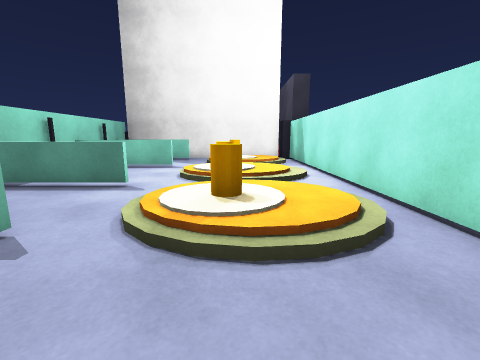
View 1 (above)

13 first-person views from a walk through a Unity game level. The camera is 1.2 m above the floor, tilts 10° down and sees 90° across. The floor is counted in squares, 1 m on a side. Each view is taken from the middle of a square. On the plan, view 1 faces up. The plan holds only what a view shows up to about 12 squares ahead; the rest is blank. The place goes on beyond the plan. The player character is not drawn. Some animated figures are left out. Surface patterns are stand-ins for the level's own textures.

View 2
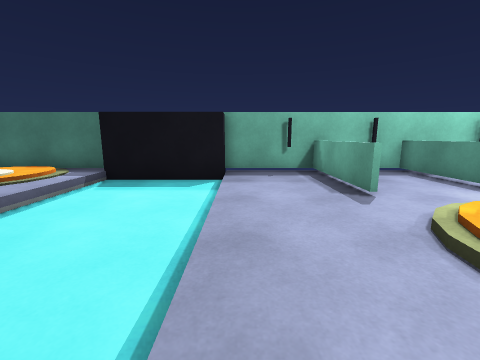

View 3
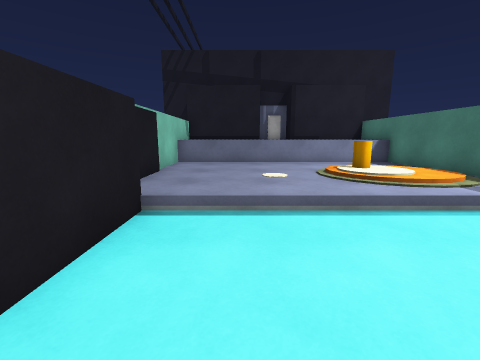

View 4
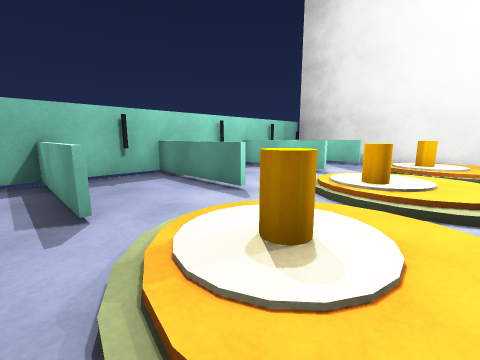

View 5
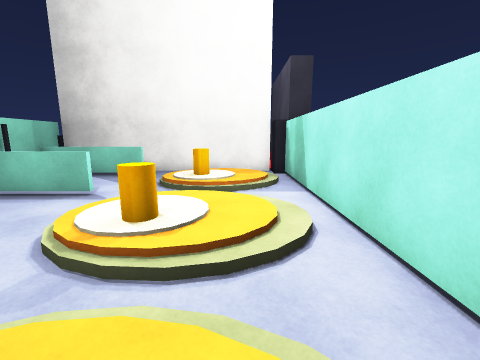

View 6
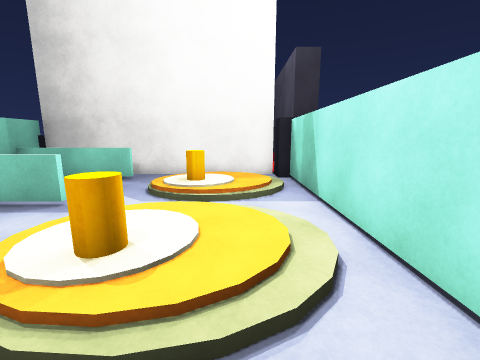

View 7
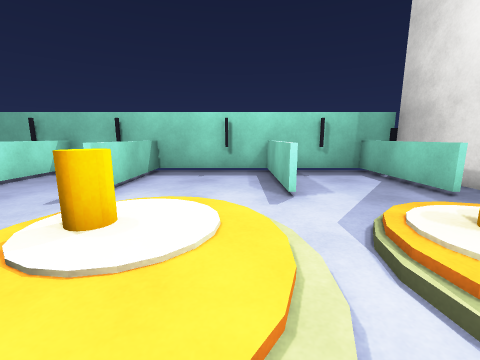

View 8
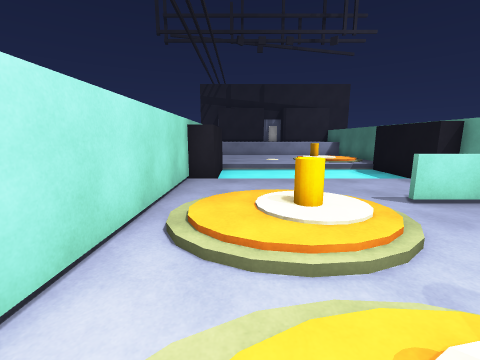

View 9
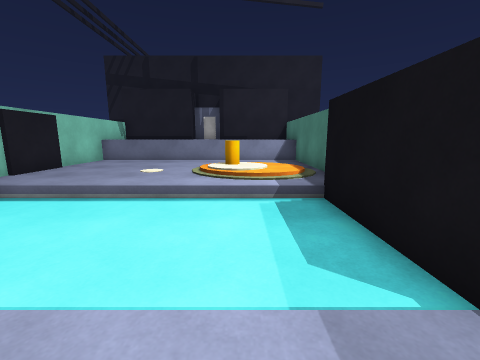

View 10
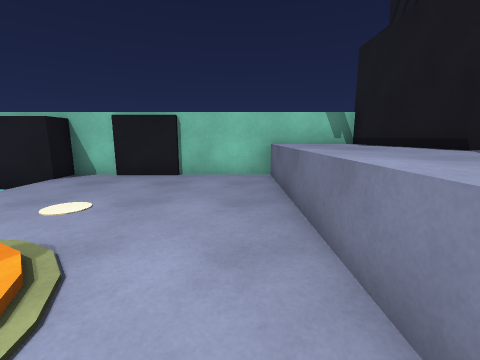

View 11
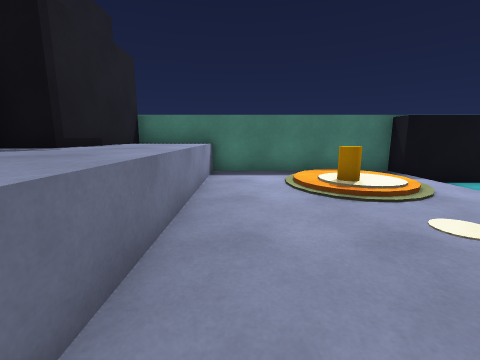

View 12
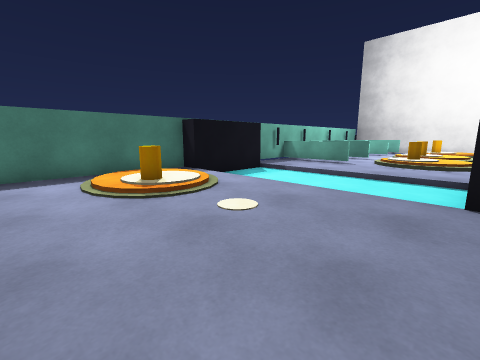

View 13
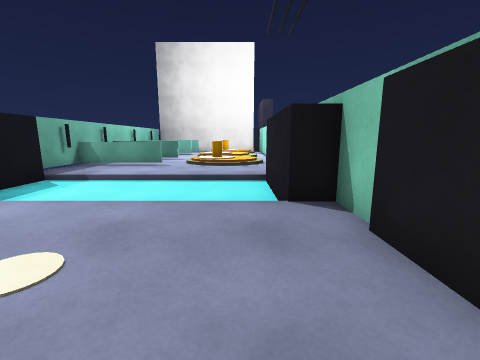

### Floor plan
Key: @ floor where view 1 was taken; # wall or solid block; . main floor; : floor 0.25 m higher than the main floor; - floor 0.25 m lower than the main floor; / step, stairs or slope; = window, fence, low wall or low ledge; ^ raised ledge; O other object.
Columns run from 7 left of view 1 to 4 right of it. Each row starts with its distance up from view 1.
 15 #####  ####
 14 #.....   .#
 13 #===#./::/#
 12 #.....:=:/#
 11 #...../O:/#
 10 #===#.....#
  9 #...../::/#
  8 #..../:O:/#
  7 #..../OO:/#
  6 #===#../..#
  5 #...../::/#
  4 #..../:O:/#
  3 #===#./::/#
  2 #......//.#
  1 #.........#
  0 #......@..#
 -1 ##-------##
 -2  #-------#
 -3  #-------#
 -4 ##-------##
 -5 #.//......#
 -6 #/::/.....#O
 -7 #::O:.O...OO
 -8 #/:O/.....#O
 -9 #.........#
-10 #.........#
-11 #^^^^^^^^^#
-12 # ^^^^^^^^^
-13 # ^^^^^^^^^

Where each view was taken, in squares from view 1:
view 1: 0 up, 0 right, facing up
view 2: 0 up, 2 right, facing left
view 3: 0 up, 0 right, facing down
view 4: 2 up, 1 right, facing up-left
view 5: 4 up, 1 right, facing up
view 6: 5 up, 1 right, facing up
view 7: 9 up, 2 right, facing left
view 8: 8 up, 1 right, facing down
view 9: 1 up, 4 left, facing down
view 10: 10 down, 5 left, facing right
view 11: 10 down, 2 right, facing left
view 12: 10 down, 2 right, facing up-left
view 13: 9 down, 1 right, facing up
